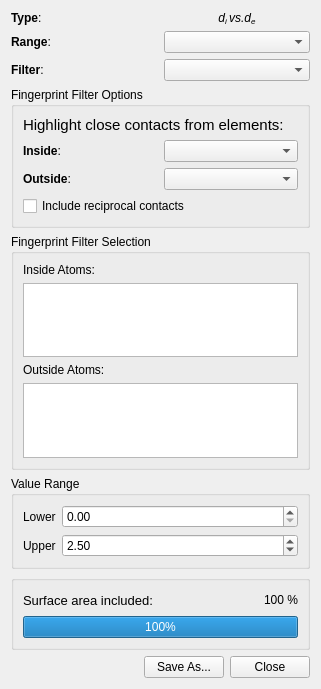
<?xml version="1.0" encoding="UTF-8"?>
<ui version="4.0">
 <class>FingerprintOptions</class>
 <widget class="QWidget" name="FingerprintOptions">
  <property name="geometry">
   <rect>
    <x>0</x>
    <y>0</y>
    <width>321</width>
    <height>689</height>
   </rect>
  </property>
  <property name="windowTitle">
   <string>Form</string>
  </property>
  <layout class="QVBoxLayout" name="verticalLayout_4">
   <item>
    <layout class="QGridLayout" name="gridLayout">
     <item row="0" column="0">
      <widget class="QLabel" name="label">
       <property name="text">
        <string>&lt;b&gt;Type&lt;/b&gt;:</string>
       </property>
      </widget>
     </item>
     <item row="0" column="1">
      <widget class="QLabel" name="divsdeLabel">
       <property name="text">
        <string>&lt;html&gt;&lt;head/&gt;&lt;body&gt;&lt;p&gt;&lt;span style=&quot; font-style:italic;&quot;&gt;d&lt;/span&gt;&lt;span style=&quot; font-style:italic; vertical-align:sub;&quot;&gt;i &lt;/span&gt;&lt;span style=&quot; font-style:italic;&quot;&gt;vs.d&lt;/span&gt;&lt;span style=&quot; font-style:italic; vertical-align:sub;&quot;&gt;e&lt;/span&gt;&lt;/p&gt;&lt;/body&gt;&lt;/html&gt;</string>
       </property>
       <property name="alignment">
        <set>Qt::AlignmentFlag::AlignCenter</set>
       </property>
      </widget>
     </item>
     <item row="1" column="0">
      <widget class="QLabel" name="label_2">
       <property name="text">
        <string>&lt;html&gt;&lt;head/&gt;&lt;body&gt;&lt;p&gt;&lt;span style=&quot; font-weight:600;&quot;&gt;Range&lt;/span&gt;:&lt;/p&gt;&lt;/body&gt;&lt;/html&gt;</string>
       </property>
      </widget>
     </item>
     <item row="1" column="1">
      <widget class="QComboBox" name="plotRangeComboBox"/>
     </item>
     <item row="2" column="1">
      <widget class="QComboBox" name="filterComboBox"/>
     </item>
     <item row="2" column="0">
      <widget class="QLabel" name="label_3">
       <property name="text">
        <string>&lt;html&gt;&lt;head/&gt;&lt;body&gt;&lt;p&gt;&lt;span style=&quot; font-weight:600;&quot;&gt;Filter&lt;/span&gt;:&lt;/p&gt;&lt;/body&gt;&lt;/html&gt;</string>
       </property>
      </widget>
     </item>
    </layout>
   </item>
   <item>
    <widget class="QGroupBox" name="elementFilterOptionsBox">
     <property name="title">
      <string>Fingerprint Filter Options</string>
     </property>
     <layout class="QVBoxLayout" name="verticalLayout_2">
      <item>
       <widget class="QLabel" name="highlightElementLabel">
        <property name="font">
         <font>
          <pointsize>11</pointsize>
          <bold>false</bold>
         </font>
        </property>
        <property name="text">
         <string>Highlight close contacts from elements:</string>
        </property>
       </widget>
      </item>
      <item>
       <layout class="QHBoxLayout" name="horizontalLayout_2">
        <item>
         <widget class="QLabel" name="inElementLabel">
          <property name="text">
           <string>&lt;html&gt;&lt;head/&gt;&lt;body&gt;&lt;p&gt;&lt;span style=&quot; font-weight:600;&quot;&gt;Inside&lt;/span&gt;:&lt;/p&gt;&lt;/body&gt;&lt;/html&gt;</string>
          </property>
         </widget>
        </item>
        <item>
         <widget class="QComboBox" name="inElementComboBox"/>
        </item>
       </layout>
      </item>
      <item>
       <layout class="QHBoxLayout" name="horizontalLayout_3">
        <item>
         <widget class="QLabel" name="outElementLabel">
          <property name="text">
           <string>&lt;html&gt;&lt;head/&gt;&lt;body&gt;&lt;p&gt;&lt;span style=&quot; font-weight:600;&quot;&gt;Outside&lt;/span&gt;:&lt;/p&gt;&lt;/body&gt;&lt;/html&gt;</string>
          </property>
         </widget>
        </item>
        <item>
         <widget class="QComboBox" name="outElementComboBox"/>
        </item>
       </layout>
      </item>
      <item>
       <widget class="QCheckBox" name="incRecipContactsCheckBox">
        <property name="text">
         <string>Include reciprocal contacts</string>
        </property>
       </widget>
      </item>
     </layout>
    </widget>
   </item>
   <item>
    <widget class="QGroupBox" name="selectionFilterBox">
     <property name="title">
      <string>Fingerprint Filter Selection</string>
     </property>
     <layout class="QVBoxLayout" name="verticalLayout_3">
      <item>
       <widget class="QLabel" name="insideAtomLabel">
        <property name="text">
         <string>Inside Atoms:</string>
        </property>
       </widget>
      </item>
      <item>
       <widget class="QTextBrowser" name="insideAtomsTextBrowser"/>
      </item>
      <item>
       <widget class="QLabel" name="outsideAtomLabel">
        <property name="text">
         <string>Outside Atoms:</string>
        </property>
       </widget>
      </item>
      <item>
       <widget class="QTextBrowser" name="outsideAtomsTextBrowser"/>
      </item>
     </layout>
    </widget>
   </item>
   <item>
    <widget class="QGroupBox" name="valueRangeGroupBox">
     <property name="title">
      <string>Value Range</string>
     </property>
     <layout class="QVBoxLayout" name="verticalLayout_5">
      <item>
       <layout class="QFormLayout" name="formLayout">
        <item row="0" column="1">
         <widget class="QDoubleSpinBox" name="filterMinimumSpinBox">
          <property name="singleStep">
           <double>0.100000000000000</double>
          </property>
         </widget>
        </item>
        <item row="0" column="0">
         <widget class="QLabel" name="filterMinimumLabel">
          <property name="text">
           <string>Lower</string>
          </property>
         </widget>
        </item>
        <item row="1" column="0">
         <widget class="QLabel" name="filterMaximumLabel">
          <property name="text">
           <string>Upper</string>
          </property>
         </widget>
        </item>
        <item row="1" column="1">
         <widget class="QDoubleSpinBox" name="filterMaximumSpinBox">
          <property name="singleStep">
           <double>0.100000000000000</double>
          </property>
          <property name="value">
           <double>2.500000000000000</double>
          </property>
         </widget>
        </item>
       </layout>
      </item>
     </layout>
    </widget>
   </item>
   <item>
    <spacer name="verticalSpacer">
     <property name="orientation">
      <enum>Qt::Orientation::Vertical</enum>
     </property>
     <property name="sizeHint" stdset="0">
      <size>
       <width>20</width>
       <height>40</height>
      </size>
     </property>
    </spacer>
   </item>
   <item>
    <widget class="QGroupBox" name="filterResultsBox">
     <property name="title">
      <string/>
     </property>
     <layout class="QVBoxLayout" name="verticalLayout">
      <item>
       <layout class="QHBoxLayout" name="surfaceAreaHorizontalLayout">
        <item>
         <widget class="QLabel" name="surfaceAreaHeaderLabel">
          <property name="font">
           <font>
            <pointsize>10</pointsize>
           </font>
          </property>
          <property name="text">
           <string>Surface area included:</string>
          </property>
         </widget>
        </item>
        <item>
         <spacer name="horizontalSpacer_2">
          <property name="orientation">
           <enum>Qt::Orientation::Horizontal</enum>
          </property>
          <property name="sizeHint" stdset="0">
           <size>
            <width>40</width>
            <height>20</height>
           </size>
          </property>
         </spacer>
        </item>
        <item>
         <widget class="QLabel" name="surfaceAreaLabel">
          <property name="text">
           <string>100 %</string>
          </property>
         </widget>
        </item>
       </layout>
      </item>
      <item>
       <widget class="QProgressBar" name="surfaceAreaProgressBar">
        <property name="value">
         <number>100</number>
        </property>
       </widget>
      </item>
     </layout>
    </widget>
   </item>
   <item>
    <layout class="QHBoxLayout" name="horizontalLayout">
     <item>
      <spacer name="horizontalSpacer">
       <property name="orientation">
        <enum>Qt::Orientation::Horizontal</enum>
       </property>
       <property name="sizeHint" stdset="0">
        <size>
         <width>40</width>
         <height>20</height>
        </size>
       </property>
      </spacer>
     </item>
     <item>
      <widget class="QPushButton" name="saveAsPushButton">
       <property name="text">
        <string>Save As...</string>
       </property>
      </widget>
     </item>
     <item>
      <widget class="QPushButton" name="closeButton">
       <property name="text">
        <string>Close</string>
       </property>
      </widget>
     </item>
    </layout>
   </item>
  </layout>
 </widget>
 <resources/>
 <connections/>
</ui>
